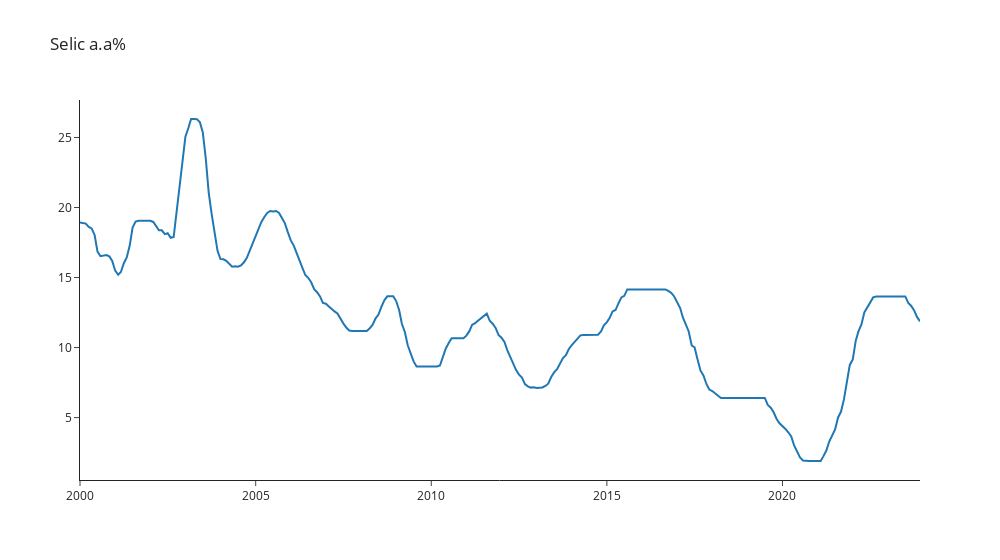

The notebook cell saved with this chart:
### Code cell
plot_graph(selic_aa, "Selic a.a%")

### Figure 1 — Plotly figure (JSON) as saved in the notebook; plotly's stock layout.template omitted (floating-point values rounded to 4 significant figures; data arrays with more than 128 entries replaced by an {"elided": "..."} marker saying what was removed)
{"data": [{"type": "scatter", "x": {"elided": "288 str values"}, "y": {"elided": "288 float values"}}], "layout": {"title": {"text": "Selic a.a%"}, "width": 1000}}
